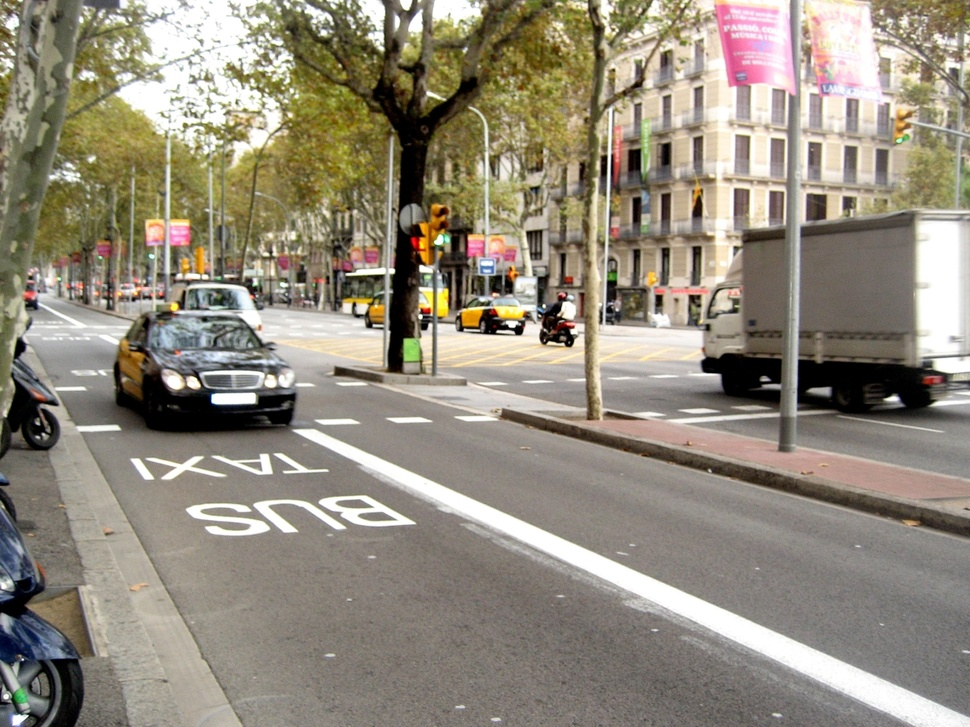
#> input picture dataset/images.jpg, 970 x 727 px, shrunk from 1200 x 900 before the run, given in place of images.jpeg, which was not available
$ python image_ops.py
#> lines starting #> are read from the running program, lines starting #| are printed output that depends on the picture; pictures that were not available may be replaced by others from this repository, and a replacement may not be noted
"""读取图片，进行灰度转换、取反和中心裁剪。"""

from pathlib import Path

import cv2
import numpy as np


def main():
    # 根据脚本所在目录定位图片，不受运行命令时的工作目录影响。
    base_dir = Path(__file__).resolve().parent
    image_path = base_dir.parent / "dataset" / "images.jpeg"
    output_dir = base_dir / "outputs"

    # OpenCV 默认读取为 BGR 三通道彩色图像。
    image = cv2.imread(str(image_path), cv2.IMREAD_COLOR)
#> image is the input picture: shape (727, 970, 3); mean B, G, R 123.8, 138.8, 146.2
    if image is None:
        raise FileNotFoundError(f"无法读取图片，请检查文件路径和内容: {image_path}")

    height, width, channels = image.shape
#> height = 727; width = 970; channels = 3
    print(f"宽: {width}, 高: {height}, 通道数: {channels}")
#| 宽: 970, 高: 727, 通道数: 3
    print(f"数据类型: {image.dtype}")
#| 数据类型: uint8

    output_dir.mkdir(parents=True, exist_ok=True)

    # 1. 转成灰度图，形状由 (高, 宽, 3) 变为 (高, 宽)。
    gray = cv2.cvtColor(image, cv2.COLOR_BGR2GRAY)
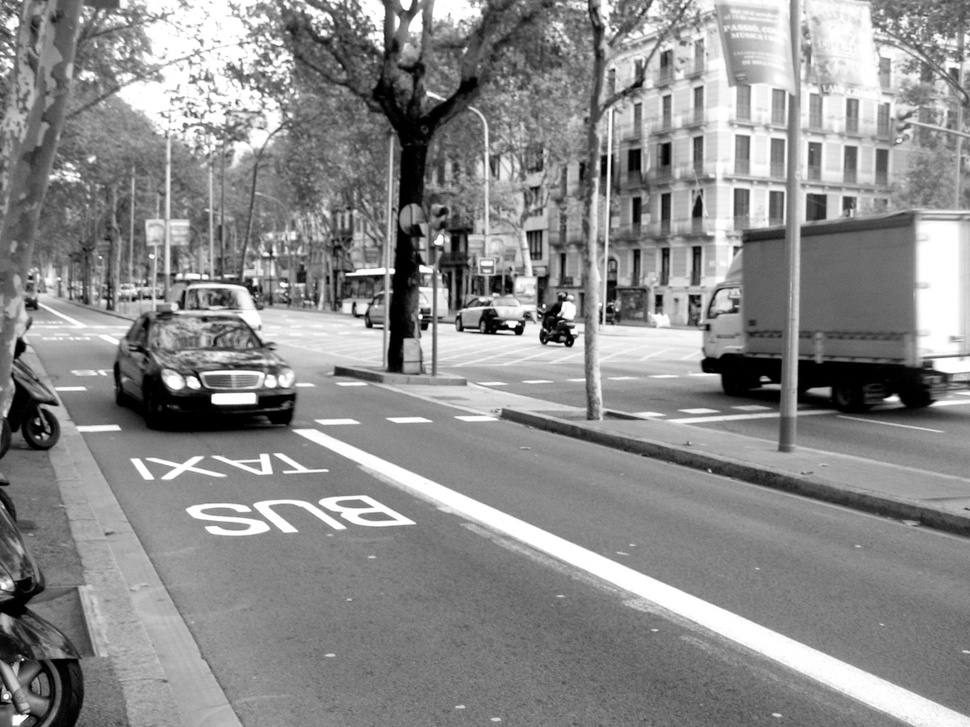
#> gray: shape (727, 970); min 0, max 255, mean 139.3

    # 2. 用双重循环逐个像素取反。
    inverted_loop = np.empty_like(gray)
    for row in range(height):
        for col in range(width):
            inverted_loop[row, col] = 255 - gray[row, col]
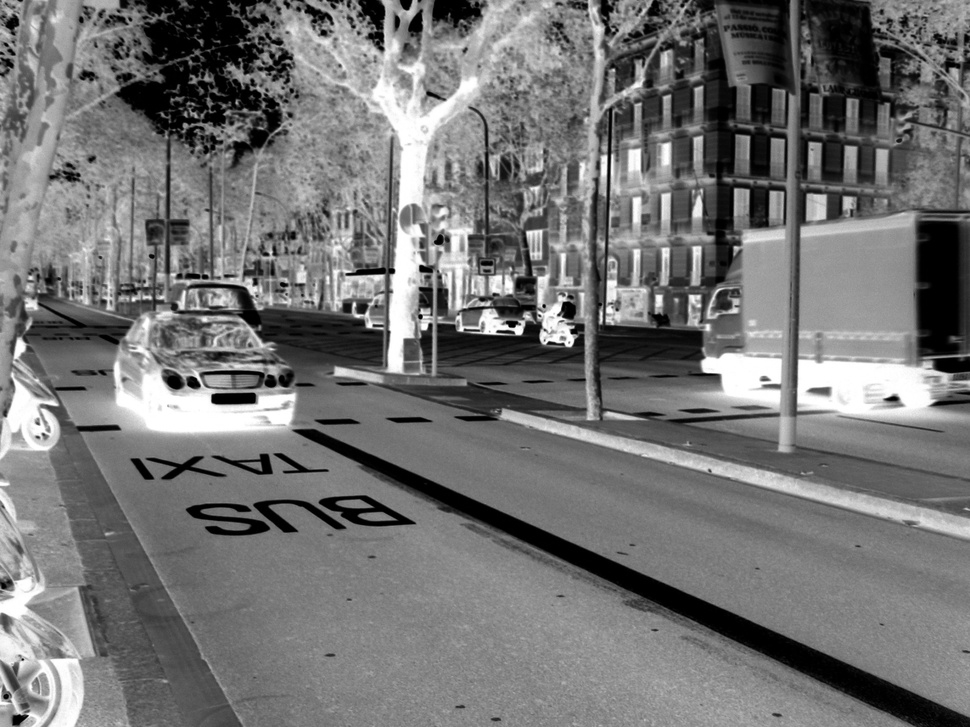
#> inverted_loop: shape (727, 970); min 0, max 255, mean 115.7

    print(f"[50,100]处的BGR像素值：{image[50,100]},[50,100]处的灰度像素值：{gray[50,100]}");
#| [50,100]处的BGR像素值：[ 83 139 150],[50,100]处的灰度像素值：136

    # 3. NumPy 数组运算会对所有像素同时应用取反公式。
    inverted_numpy = 255 - gray

    # 比较每个像素，只有所有像素完全一致才返回 True。
    identical = np.array_equal(inverted_loop, inverted_numpy)
#> identical = True
    print(f"循环与 NumPy 取反结果完全一致: {identical}")
#| 循环与 NumPy 取反结果完全一致: True
    if not identical:
        raise AssertionError("两种取反方法的结果不一致")

    # 4. 裁剪原彩色图中心区域，宽、高各取原图的一半（至少 1 像素）。
    crop_width = max(1, width // 2)
#> crop_width = 485
    crop_height = max(1, height // 2)
#> crop_height = 363
    left = (width - crop_width) // 2
#> left = 242
    top = (height - crop_height) // 2
#> top = 182
    center_crop = image[top:top + crop_height, left:left + crop_width]
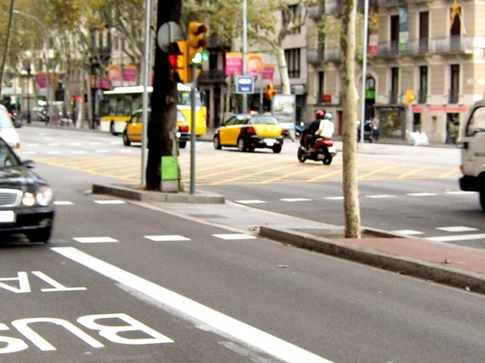
#> center_crop: shape (363, 485, 3); mean B, G, R 130, 144.9, 154.1

    # PNG 为无损格式，可以保留精确的像素值。
    results = {
        "gray.png": gray,
        "inverted_loop.png": inverted_loop,
        "inverted_numpy.png": inverted_numpy,
        "center_crop.png": center_crop,
    }
    for filename, result in results.items():
        output_path = output_dir / filename
        if not cv2.imwrite(str(output_path), result):
            raise OSError(f"图片保存失败: {output_path}")
        print(f"已保存: {output_path}")
#> this loop made 4 passes
#> filename on passes 1 to 4: 'gray.png', 'inverted_loop.png', 'inverted_numpy.png', 'center_crop.png'
#| 已保存: day01/outputs/gray.png
#| 已保存: day01/outputs/inverted_loop.png
#| 已保存: day01/outputs/inverted_numpy.png
#| 已保存: day01/outputs/center_crop.png


if __name__ == "__main__":
    main()
